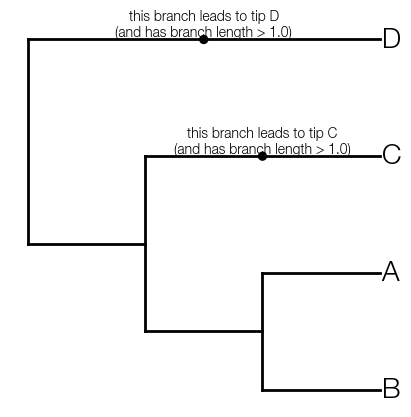

Reproduce this figure in Python.
import baltic as bt
from baltic import bt_utils

import matplotlib as mpl
from matplotlib import pyplot as plt
from matplotlib.gridspec import GridSpec

mpl.use("Agg")

treestring = '((("A":1,"B":1):1,"C":2):1,"D":3);'
ll = bt.make_tree(treestring, 'divergence')
ll.treeStats()

fig = plt.figure(figsize=(5,5),facecolor='w')
gs = GridSpec(1,1)

ax = plt.subplot(gs[0])

ll.plot_tree(ax)

def text_function(node):
    """
    Equivalent to anynomous function lambda k: f"this branch leads to tip {k.name}\n(and has branch length > 1.0)"
    """
    return f"this branch leads to tip {node.name}\n(and has branch length > 1.0)"

def target_function(node):
    """
    Equivalent to anonymous function lambda k: k > 1.0
    """
    return node.length > 1.0

def x_coordinate_function(node):
    """
    Equivalent to anonymous function lambda k: k.height - node.length * 0.5
    """
    return node.height - node.length * 0.5

ll.plot_text(ax, size = 20)
ll.plot_text(ax, xCoordinateFxn = x_coordinate_function, targetFxn = target_function, textContentFxn = text_function, 
             horizontalalignment = 'center', verticalalignment = 'bottom', size = 10)

ll.plot_points(ax, pointSize = 10, xCoordinateFxn = x_coordinate_function, targetFxn = target_function)
bt_utils.clean_axes(ax)

plt.savefig('basic-tree-text-3.png', bbox_inches='tight')
